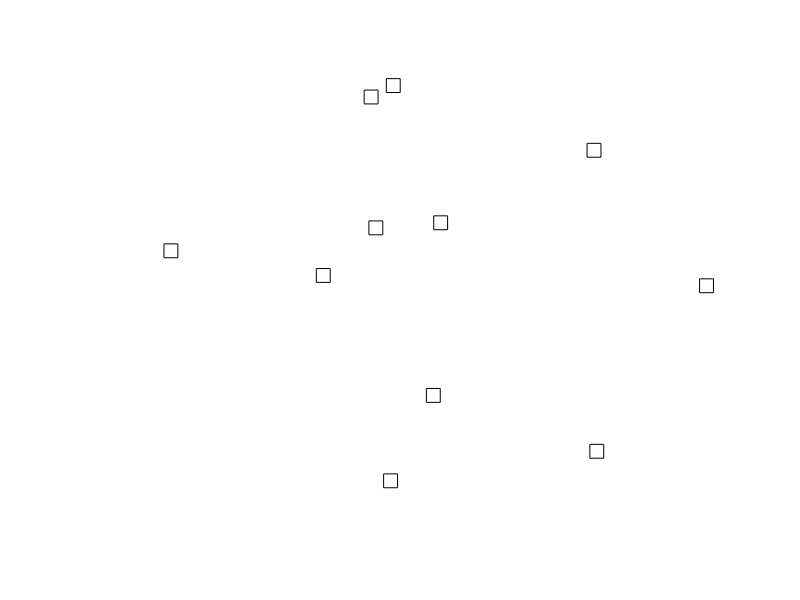

MATLAB code to generate this figure: (Note: this script raises an error after producing the figure.)
%Warning this code is majorly shoddy and needs serious work!!


for i = 1: 40
    figure('units','normalized','outerposition',[0 0 1 1])
    n = randi(20,70)
    R = 2;
    x0 = 0; % Center of the circle in the x direction.
    y0 = 0; % Center of the circle in the y direction.
    % Now create the set of points.
    t = 2*pi*rand(n,1);
    r = R*sqrt(rand(n,1));
    x = x0 + r.*cos(t);
    y = y0 + r.*sin(t);
    % Now display our random set of points in a figure.
    plot(x,y, 's', 'MarkerSize', 10, 'MarkerEdgeColor',[0,0,0]); hold off
    axis off
    fig = gcf;
    namer = sprintf('%i', i)
    fig.PaperPositionMode = 'auto';
    print(namer,'-dpng','-r0')
end